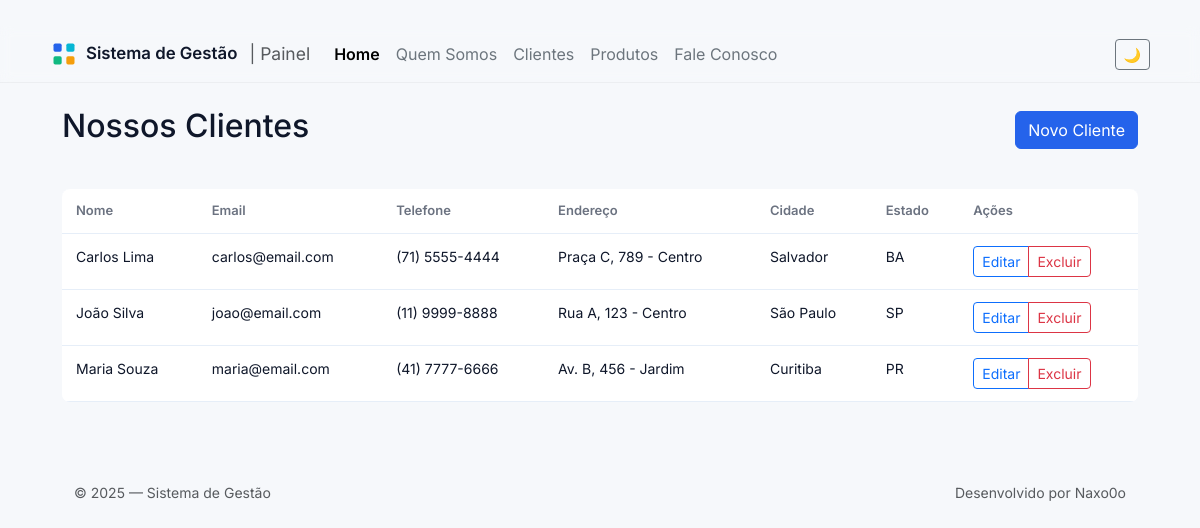
The page /clientes.php on the database its author committed.
### tables this page shows
CREATE TABLE clientes (
    id INT AUTO_INCREMENT PRIMARY KEY,
    nome VARCHAR(150) NOT NULL,
    email VARCHAR(100),
    telefone VARCHAR(20),
    endereco TEXT,
    cidade VARCHAR(100),
    estado CHAR(2),
    criado_em TIMESTAMP DEFAULT CURRENT_TIMESTAMP
);

### clientes.php (the view, shortened to what this page needs)
<?php
include_once "topo.php";
?>
<main class="container mt-4">
<?php
require_once "admin/config.inc.php";
$sql = "SELECT * FROM clientes ORDER BY nome";
$resultado = mysqli_query($conexao, $sql);
if ($resultado === false) {
    echo "<div class='alert alert-danger'>";
    echo "<h4>Erro na consulta ao banco de dados</h4>";
    echo "<p>" . mysqli_error($conexao) . "</p>";
    echo "</div>";
} else {
    if (mysqli_num_rows($resultado) > 0) {
        echo "<div class='d-flex justify-content-between align-items-center mb-4'>";
        echo "<h2>Nossos Clientes</h2>";
        echo "<button class='btn btn-primary' data-bs-toggle='modal' data-bs-target='#modalNovoCliente'>Novo Cliente</button>";
        echo "</div>";
        ?>
        <div class="table-responsive">
            <table class="table table-hover">
                <thead>
                    <tr>
                        <th>Nome</th>
                        <th>Email</th>
                        <th>Telefone</th>
                        <th>Endereço</th>
                        <th>Cidade</th>
                        <th>Estado</th>
                        <th>Ações</th>
                    </tr>
                </thead>
                <tbody>
                <?php
                    while($dados = mysqli_fetch_array($resultado)) {
                ?>
                <tr>
                    <td><?= htmlspecialchars($dados['nome']) ?></td>
                    <td><?= htmlspecialchars($dados['email'] ?? 'Não informado') ?></td>
                    <td><?= htmlspecialchars($dados['telefone'] ?? 'Não informado') ?></td>
                     <td><?= htmlspecialchars($dados['endereco'] ?? 'Não informado') ?></td>
                    <td><?= htmlspecialchars($dados['cidade']) ?></td>
                    <td><?= htmlspecialchars($dados['estado']) ?></td>
                    <td>
                        <div class="btn-group btn-group-sm">
                            <button class="btn btn-outline-primary"
                                    onclick="carregarDadosEdicaoCliente(
                                        '<?= $dados['id'] ?>',
                                        '<?= htmlspecialchars($dados['nome']) ?>',
                                        '<?= htmlspecialchars($dados['email'] ?? '') ?>',
                                        '<?= htmlspecialchars($dados['telefone'] ?? '') ?>',
                                        '<?= htmlspecialchars($dados['endereco'] ?? '') ?>',
                                        '<?= htmlspecialchars($dados['cidade']) ?>',
                                        '<?= htmlspecialchars($dados['estado']) ?>'
                                    )">
                                Editar
                            </button>
                            <button class="btn btn-outline-danger"
                                    onclick="confirmarExclusaoCliente(
                                        '<?= $dados['id'] ?>',
                                        '<?= htmlspecialchars($dados['nome']) ?>'
                                    )">
                                Excluir
                            </button>
                        </div>
                    </td>
                </tr>
                <?php
                    }
                ?>
                </tbody>
            </table>
        </div>
        <?php
    }
}
?>
<?php
include_once "rodape.php";
?>

### topo.php (shortened to what this page needs)
<!DOCTYPE html>
<html lang="pt-br">
<head>
  <link href="https://cdn.jsdelivr.net/npm/bootstrap@5.3.3/dist/css/bootstrap.min.css" rel="stylesheet">
  <link href="https://cdn.jsdelivr.net/npm/bootstrap-icons@1.10.5/font/bootstrap-icons.css" rel="stylesheet">
  <link rel="stylesheet" href="css/style.css">
  <link rel="stylesheet" href="css/dark.css" id="theme-dark" disabled>
</head>
<body>
<header class="header-shadow">
  <nav class="navbar navbar-expand-lg container">
    <a class="navbar-brand d-flex align-items-center gap-2" href="index.php">
      <span class="brand-title">Sistema de Gestão</span>
      <small class="text-muted ms-1 d-none d-lg-inline">| Painel</small>
    </a>
    <div class="collapse navbar-collapse" id="navMain">
      <ul class="navbar-nav me-auto mb-2 mb-lg-0">
        <?php include_once "menu.php"; ?>
      </ul>
      <div class="d-flex align-items-center gap-2">
        <button id="theme-toggle" class="btn btn-outline-secondary btn-sm" onclick="toggleTheme()" aria-label="Alternar tema">🌙</button>
      </div>
    </div>
  </nav>
</header>

### menu.php (shortened to what this page needs)
<?php
$pg = isset($_GET['pg']) ? $_GET['pg'] : 'conteudo';
function active($name, $pg) {
    return ($name === $pg) ? 'nav-link active fw-semibold' : 'nav-link text-secondary';
}
?>
<li class="nav-item"><a class="<?= active('conteudo',$pg) ?>" href="index.php">Home</a></li>
<li class="nav-item"><a class="<?= active('quemsomos',$pg) ?>" href="index.php?pg=quemsomos">Quem Somos</a></li>
<li class="nav-item"><a class="<?= active('clientes',$pg) ?>" href="index.php?pg=clientes">Clientes</a></li>
<li class="nav-item"><a class="<?= active('produtos',$pg) ?>" href="index.php?pg=produtos">Produtos</a></li>
<li class="nav-item"><a class="<?= active('faleconosco',$pg) ?>" href="index.php?pg=faleconosco">Fale Conosco</a></li>

### rodape.php (shortened to what this page needs)
<footer class="footer mt-5">
  <div class="container py-3">
    <div class="d-flex flex-column flex-md-row justify-content-between align-items-center">
      <div class="text-muted small">&copy; <?= date('Y') ?> — Sistema de Gestão</div>
      <div class="text-muted small">Desenvolvido por Naxo0o</div>
    </div>
  </div>
</footer>
</body>
</html>

### css/style.css (style rules this page uses)
:root { --bg:#f6f8fb; --card:#ffffff; --muted:#6b7280; --text:#0f172a; --primary:#2563eb; --radius:12px; --shadow: 0 6px 20px rgba(16,24,40,0.06); --table-head:#f1f5f9; --border:#e6eef8; }
* { box-sizing:border-box }
body { font-family:'Inter',system-ui,Arial,Helvetica; margin:0; background:var(--bg); color:var(--text); -webkit-font-smoothing:antialiased; -moz-osx-font-smoothing:grayscale; }
.header-shadow { background:transparent; position:sticky; top:0; z-index:1000; backdrop-filter: blur(6px); border-bottom:1px solid rgba(0,0,0,0.04); }
.brand-title { font-weight:600; font-size:1.05rem; color:var(--text); }
.container { max-width:1100px; margin-top:26px; }
.table { width:100%; border-collapse:collapse; margin-top:12px; background:var(--card); border-radius:8px; overflow:hidden; }
.table thead tr { background:var(--table-head); }
.table th, .table td { padding:12px 14px; border-bottom:1px solid var(--border); text-align:left; font-size:14px; color:var(--text); }
.table th { font-weight:600; color:var(--muted); font-size:13px; }
.text-muted { color:var(--muted); }
.btn-primary { background:var(--primary); border-color:var(--primary); }

### rows shown on the page
clientes: nome "Carlos Lima", email "carlos@email.com", telefone "(71) 5555-4444", endereco "Praça C, 789 - Centro", cidade "Salvador", estado "BA"
clientes: nome "João Silva", email "joao@email.com", telefone "(11) 9999-8888", endereco "Rua A, 123 - Centro", cidade "São Paulo", estado "SP"
clientes: nome "Maria Souza", email "maria@email.com", telefone "(41) 7777-6666", endereco "Av. B, 456 - Jardim", cidade "Curitiba", estado "PR"
